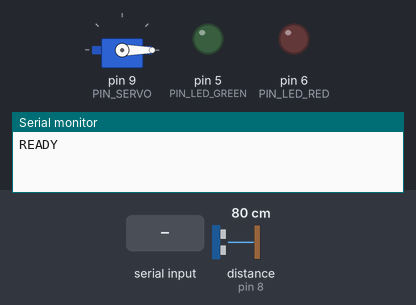
This sketch was run on a simulated Arduino Uno, built with avr-gcc and run on an emulated ATmega328P. On the bench: servo, output pins drawn as LEDs (lit = HIGH), the last lines printed to the serial monitor. The inputs (shaded band) are chosen by the test bench; at power-on: distance to the obstacle (sensor on pin 8) 80 cm. The echo pulse lasts 58.3 µs per cm; pins used as bus, display or sensor lines are not drawn.

Above: at 1.2 s.
1.3 s: "DENY\n" received over Serial
At 1.9 s:
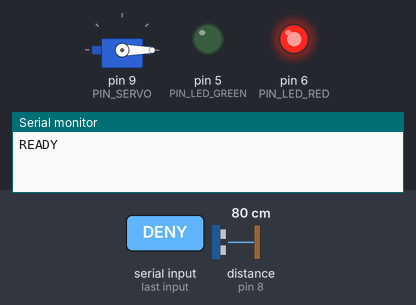
3.6 s: "PASS\n" received over Serial
At 4.2 s:
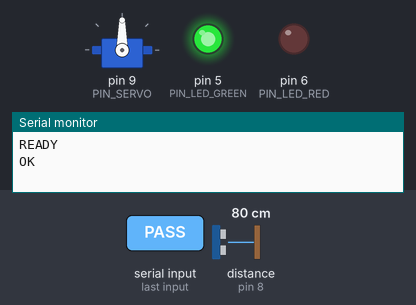
Timing chart, 0 to 10.6 s (numbered marks = the images above; inputs shaded):
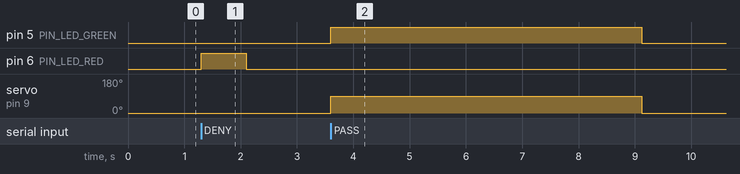

Measured:
- after the input at 1.3 s, pin 6 (PIN_LED_RED): LOW → HIGH at once, → LOW 0.80 s later
- after the input at 3.6 s, pin 5 (PIN_LED_GREEN): LOW → HIGH at once, → LOW 5.5 s later; servo on pin 9 (PIN_SERVO): 0° → 90° at once, → 0° 5.5 s later

The sketch:

arduino-gate.ino
```cpp
/*
 * arduino-gate.ino - operator device sketch for FaceTicket.
 *
 * The server talks to this board over USB serial (115200, 8N1). Commands are
 * ASCII lines and each command returns exactly one response line.
 *
 * This UNO sketch owns the physical gate only. NFC WAKE/CLEAR are deliberately
 * left as fail-closed placeholders because PN5180 inputs need 3.3 V logic.
 * Use the ESP32-C3 + PN5180 firmware for NFC writer tests without a level
 * shifter.
 */

#include <Servo.h>

const uint8_t PIN_SERVO = 9;
const uint8_t PIN_LED_GREEN = 5;
const uint8_t PIN_LED_RED = 6;
const uint8_t PIN_ULTRA_TRIG = 7;
const uint8_t PIN_ULTRA_ECHO = 8;

const uint8_t SERVO_CLOSED_DEG = 0;
const uint8_t SERVO_OPEN_DEG = 90;
const unsigned long PASS_TIMEOUT_MS = 5000;
const float PASS_DISTANCE_CM = 25.0;

Servo gateServo;
String buf;

void setup() {
  Serial.begin(115200);
  pinMode(PIN_LED_GREEN, OUTPUT);
  pinMode(PIN_LED_RED, OUTPUT);
  pinMode(PIN_ULTRA_TRIG, OUTPUT);
  pinMode(PIN_ULTRA_ECHO, INPUT);
  gateServo.attach(PIN_SERVO);
  gateServo.write(SERVO_CLOSED_DEG);
  buf.reserve(32);
  Serial.println("READY");
}

void loop() {
  while (Serial.available()) {
    char c = Serial.read();
    if (c == '\n' || c == '\r') {
      if (buf.length() > 0) handleCommand(buf);
      buf = "";
    } else if (buf.length() < 32) {
      buf += c;
    }
  }
}

void handleCommand(const String& cmd) {
  if (cmd == "PING") {
    Serial.println("OK PONG");
  } else if (cmd == "WAKE") {
    cmdWake();
  } else if (cmd == "PASS") {
    cmdPass();
  } else if (cmd == "DENY") {
    cmdDeny();
  } else if (cmd == "CLEAR") {
    cmdClear();
  } else {
    Serial.print("ERR UNKNOWN ");
    Serial.println(cmd);
  }
}

void cmdWake() {
  delay(150);
  Serial.println("ERR NFC_WAKE_NOT_IMPLEMENTED");
}

void cmdPass() {
  digitalWrite(PIN_LED_GREEN, HIGH);
  digitalWrite(PIN_LED_RED, LOW);
  gateServo.write(SERVO_OPEN_DEG);

  unsigned long start = millis();
  bool passed = false;
  while (millis() - start < PASS_TIMEOUT_MS) {
    float dist = readUltrasonicCm();
    if (dist > 0 && dist < PASS_DISTANCE_CM) {
      passed = true;
      break;
    }
    delay(40);
  }

  delay(500);
  gateServo.write(SERVO_CLOSED_DEG);
  digitalWrite(PIN_LED_GREEN, LOW);

  if (passed) {
    Serial.println("OK passed");
  } else {
    Serial.println("OK timeout");
  }
}

void cmdDeny() {
  digitalWrite(PIN_LED_RED, HIGH);
  digitalWrite(PIN_LED_GREEN, LOW);
  delay(800);
  digitalWrite(PIN_LED_RED, LOW);
  Serial.println("OK");
}

void cmdClear() {
  delay(150);
  Serial.println("ERR NFC_CLEAR_NOT_IMPLEMENTED");
}

float readUltrasonicCm() {
  digitalWrite(PIN_ULTRA_TRIG, LOW);
  delayMicroseconds(2);
  digitalWrite(PIN_ULTRA_TRIG, HIGH);
  delayMicroseconds(10);
  digitalWrite(PIN_ULTRA_TRIG, LOW);
  unsigned long us = pulseIn(PIN_ULTRA_ECHO, HIGH, 30000UL);
  if (us == 0) return -1.0;
  return (us * 0.0343f) / 2.0f;
}
```
